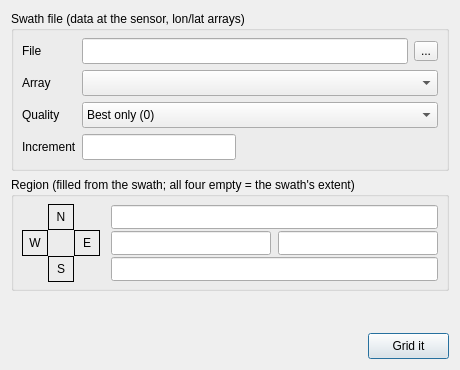
<?xml version="1.0" encoding="UTF-8"?>
<ui version="4.0">
 <class>RemoteSModisL2</class>
 <widget class="QDialog" name="RemoteSModisL2">
  <property name="geometry">
   <rect>
    <x>0</x>
    <y>0</y>
    <width>460</width>
    <height>370</height>
   </rect>
  </property>
  <property name="windowTitle">
   <string>MODIS L2 swath to grid</string>
  </property>
  <widget class="QGroupBox" name="gb_input">
   <property name="geometry">
    <rect>
     <x>11</x>
     <y>11</y>
     <width>438</width>
     <height>160</height>
    </rect>
   </property>
   <property name="title">
    <string>Swath file (data at the sensor, lon/lat arrays)</string>
   </property>
   <widget class="QLabel" name="lbl_file">
    <property name="geometry">
     <rect>
      <x>11</x>
      <y>27</y>
      <width>54</width>
      <height>26</height>
     </rect>
    </property>
    <property name="text">
     <string>File</string>
    </property>
   </widget>
   <widget class="QLineEdit" name="p_file">
    <property name="geometry">
     <rect>
      <x>71</x>
      <y>27</y>
      <width>326</width>
      <height>26</height>
     </rect>
    </property>
    <property name="refresh" stdset="0">
     <bool>true</bool>
    </property>
   </widget>
   <widget class="QToolButton" name="browse_p_file">
    <property name="geometry">
     <rect>
      <x>403</x>
      <y>30</y>
      <width>24</width>
      <height>20</height>
     </rect>
    </property>
    <property name="toolTip">
     <string>Choose the L2 file</string>
    </property>
    <property name="text">
     <string>...</string>
    </property>
    <property name="filter" stdset="0">
     <string>netCDF / HDF (*.nc *.nc4 *.hdf *.h5);;All files (*)</string>
    </property>
   </widget>
   <widget class="QLabel" name="lbl_var">
    <property name="geometry">
     <rect>
      <x>11</x>
      <y>59</y>
      <width>54</width>
      <height>26</height>
     </rect>
    </property>
    <property name="text">
     <string>Array</string>
    </property>
   </widget>
   <widget class="QComboBox" name="p_var">
    <property name="geometry">
     <rect>
      <x>71</x>
      <y>59</y>
      <width>356</width>
      <height>26</height>
     </rect>
    </property>
   </widget>
   <widget class="QLabel" name="lbl_quality">
    <property name="geometry">
     <rect>
      <x>11</x>
      <y>91</y>
      <width>54</width>
      <height>26</height>
     </rect>
    </property>
    <property name="text">
     <string>Quality</string>
    </property>
   </widget>
   <widget class="QComboBox" name="p_quality">
    <property name="geometry">
     <rect>
      <x>71</x>
      <y>91</y>
      <width>356</width>
      <height>26</height>
     </rect>
    </property>
    <property name="toolTip">
     <string>MODIS files only: the quality flag the kept pixels may have.</string>
    </property>
    <item>
     <property name="text">
      <string>Best only (0)</string>
     </property>
    </item>
    <item>
     <property name="text">
      <string>Best + intermediate (≤ 1)</string>
     </property>
    </item>
    <item>
     <property name="text">
      <string>All (≤ 2)</string>
     </property>
    </item>
   </widget>
   <widget class="QLabel" name="lbl_inc">
    <property name="geometry">
     <rect>
      <x>11</x>
      <y>123</y>
      <width>54</width>
      <height>26</height>
     </rect>
    </property>
    <property name="text">
     <string>Increment</string>
    </property>
   </widget>
   <widget class="QLineEdit" name="p_inc">
    <property name="geometry">
     <rect>
      <x>71</x>
      <y>123</y>
      <width>154</width>
      <height>26</height>
     </rect>
    </property>
    <property name="toolTip">
     <string>Grid spacing in degrees, the same for x and y. 0.02 when a file is chosen. Empty = estimated from the swath's own spacing.</string>
    </property>
   </widget>
  </widget>
  <widget class="QGroupBox" name="gb_region">
   <property name="geometry">
    <rect>
     <x>11</x>
     <y>177</y>
     <width>438</width>
     <height>114</height>
    </rect>
   </property>
   <property name="title">
    <string>Region (filled from the swath; all four empty = the swath's extent)</string>
   </property>
   <widget class="QLabel" name="lbl_rg_n">
    <property name="geometry">
     <rect>
      <x>37</x>
      <y>27</y>
      <width>26</width>
      <height>26</height>
     </rect>
    </property>
    <property name="frameShape">
     <enum>QFrame::Shape::Box</enum>
    </property>
    <property name="text">
     <string>N</string>
    </property>
    <property name="alignment">
     <set>Qt::AlignmentFlag::AlignCenter</set>
    </property>
   </widget>
   <widget class="QLabel" name="lbl_rg_w">
    <property name="geometry">
     <rect>
      <x>11</x>
      <y>53</y>
      <width>26</width>
      <height>26</height>
     </rect>
    </property>
    <property name="frameShape">
     <enum>QFrame::Shape::Box</enum>
    </property>
    <property name="text">
     <string>W</string>
    </property>
    <property name="alignment">
     <set>Qt::AlignmentFlag::AlignCenter</set>
    </property>
   </widget>
   <widget class="QLabel" name="lbl_rg_e">
    <property name="geometry">
     <rect>
      <x>63</x>
      <y>53</y>
      <width>26</width>
      <height>26</height>
     </rect>
    </property>
    <property name="frameShape">
     <enum>QFrame::Shape::Box</enum>
    </property>
    <property name="text">
     <string>E</string>
    </property>
    <property name="alignment">
     <set>Qt::AlignmentFlag::AlignCenter</set>
    </property>
   </widget>
   <widget class="QLabel" name="lbl_rg_s">
    <property name="geometry">
     <rect>
      <x>37</x>
      <y>79</y>
      <width>26</width>
      <height>26</height>
     </rect>
    </property>
    <property name="frameShape">
     <enum>QFrame::Shape::Box</enum>
    </property>
    <property name="text">
     <string>S</string>
    </property>
    <property name="alignment">
     <set>Qt::AlignmentFlag::AlignCenter</set>
    </property>
   </widget>
   <widget class="QLineEdit" name="p_rg_n">
    <property name="geometry">
     <rect>
      <x>100</x>
      <y>28</y>
      <width>327</width>
      <height>24</height>
     </rect>
    </property>
    <property name="alignment">
     <set>Qt::AlignmentFlag::AlignCenter</set>
    </property>
   </widget>
   <widget class="QLineEdit" name="p_rg_w">
    <property name="geometry">
     <rect>
      <x>100</x>
      <y>54</y>
      <width>160</width>
      <height>24</height>
     </rect>
    </property>
    <property name="alignment">
     <set>Qt::AlignmentFlag::AlignCenter</set>
    </property>
   </widget>
   <widget class="QLineEdit" name="p_rg_e">
    <property name="geometry">
     <rect>
      <x>267</x>
      <y>54</y>
      <width>160</width>
      <height>24</height>
     </rect>
    </property>
    <property name="alignment">
     <set>Qt::AlignmentFlag::AlignCenter</set>
    </property>
   </widget>
   <widget class="QLineEdit" name="p_rg_s">
    <property name="geometry">
     <rect>
      <x>100</x>
      <y>80</y>
      <width>327</width>
      <height>24</height>
     </rect>
    </property>
    <property name="alignment">
     <set>Qt::AlignmentFlag::AlignCenter</set>
    </property>
   </widget>
  </widget>
  <widget class="QLabel" name="lbl_status">
   <property name="geometry">
    <rect>
     <x>11</x>
     <y>297</y>
     <width>438</width>
     <height>30</height>
    </rect>
   </property>
   <property name="text">
    <string/>
   </property>
   <property name="wordWrap">
    <bool>true</bool>
   </property>
  </widget>
  <widget class="QPushButton" name="run_compute">
   <property name="geometry">
    <rect>
     <x>368</x>
     <y>333</y>
     <width>81</width>
     <height>26</height>
    </rect>
   </property>
   <property name="text">
    <string>Grid it</string>
   </property>
   <property name="busy" stdset="0">
    <string>Interpolating the swath onto a grid…</string>
   </property>
  </widget>
 </widget>
 <resources/>
 <connections/>
</ui>
